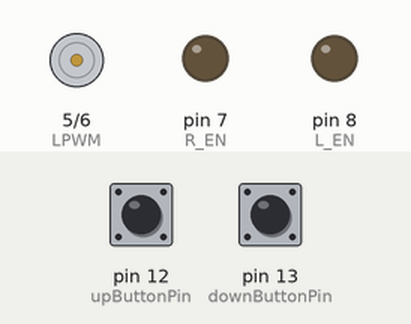
Simulated run of this sketch. Board: Arduino Uno, built with avr-gcc and run on an emulated ATmega328P. On the bench: motor-driver pin pairs drawn as motors (green arrow = first pin HIGH = forward, orange = second pin HIGH = backward, longer = more drive), output pins drawn as LEDs (lit = HIGH). The inputs (shaded band) are chosen by the test bench; at power-on: pin 12 (upButtonPin) HIGH, pin 13 (downButtonPin) HIGH.

Above: at 1.2 s.
1.3 s: pin 12 (upButtonPin) pulled LOW for 0.15 s
At 1.47 s:
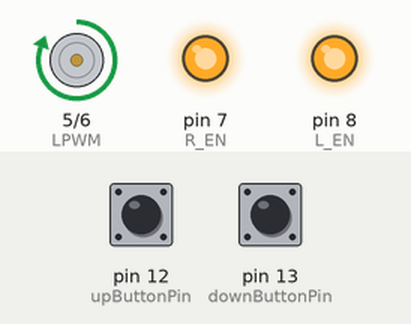
3.0 s: pin 13 (downButtonPin) pulled LOW for 0.15 s
At 3.17 s:
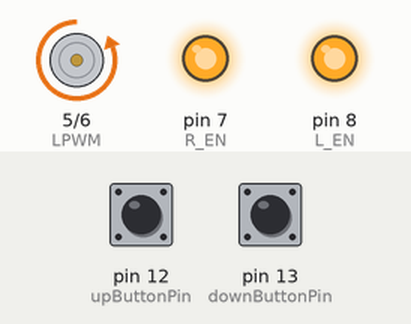
4.7 s: pin 13 (downButtonPin) pulled LOW for 3.2 s
At 9.1 s:
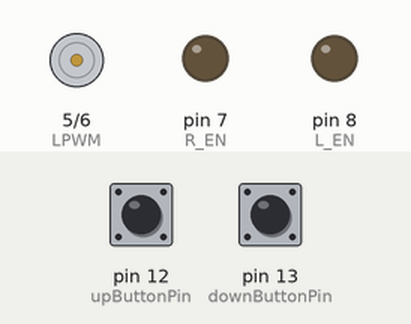
9.5 s: pin 12 (upButtonPin) pulled LOW for 3.2 s
At 10.3 s:
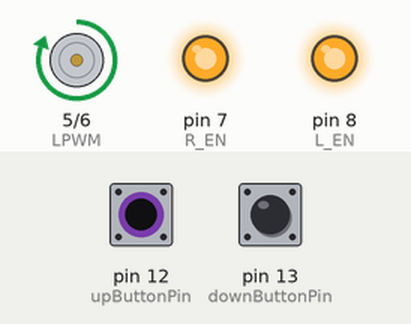
Timing chart, 0 to 14.3 s (numbered marks = the images above; inputs shaded):
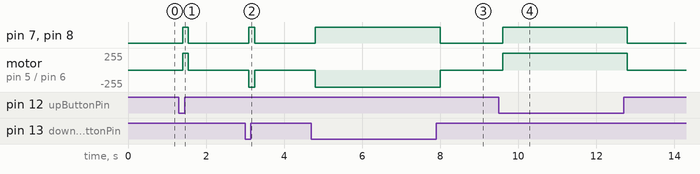

Measured:
- after the input at 1.3 s, pin 7 (R_EN), pin 8 (L_EN): LOW → HIGH after 0.10 s, → LOW 0.15 s later; motor on pin 5 (LPWM) / pin 6 (RPWM): stopped → forward 255/255 after 0.10 s, → stopped 0.15 s later
- after the input at 3.0 s, pin 7 (R_EN), pin 8 (L_EN): LOW → HIGH after 0.10 s, → LOW 0.15 s later; motor on pin 5 (LPWM) / pin 6 (RPWM): stopped → backward 255/255 after 0.10 s, → stopped 0.15 s later
- after the input at 4.7 s, pin 7 (R_EN), pin 8 (L_EN): LOW → HIGH after 0.10 s, → LOW 3.2 s later; motor on pin 5 (LPWM) / pin 6 (RPWM): stopped → backward 255/255 after 0.10 s, → stopped 3.2 s later
- after the input at 9.5 s, pin 7 (R_EN), pin 8 (L_EN): LOW → HIGH after 0.10 s, → LOW 3.2 s later; motor on pin 5 (LPWM) / pin 6 (RPWM): stopped → forward 255/255 after 0.10 s, → stopped 3.2 s later

The sketch:

windowFinal.ino
```cpp
/*
• A program to roll a car window up and down from button inputs
• Author: Henry Russell
*/

//constants for arduino pins
const int RPWM = 6;
const int LPWM = 5;
const int R_EN = 7;
const int L_EN = 8;
const int upButtonPin = 12;
const int downButtonPin = 13;
const int currentPin = A5;
// constant for debounce time
const long debounceDelay = 100;

//global variables for debouncing
int upButtonState; //keep track of up button state being high or low
int lastUpButtonState = LOW; //set initial state to unpressed
int downButtonState; //keep track of down button state being high or low
int lastDownButtonState = LOW; //set initial state to unpressed
long lastUpDebounceTime = 0; //needs to be a long because time in ms will get too large for an int
long lastDownDebounceTime = 0;

void setup() {
  //set outputs- these can be changed by the arduino
  pinMode(RPWM, OUTPUT);
  pinMode(LPWM, OUTPUT);
  pinMode(R_EN, OUTPUT);
  pinMode(L_EN, OUTPUT);

  //set inputs- these are signals to the arduino
  pinMode(upButtonPin, INPUT_PULLUP);
  pinMode(downButtonPin, INPUT_PULLUP);
  pinMode(currentPin, INPUT);

  //start with motor off in setup to avoid accidental signals
  motorOff();

  //Serial.begin(9600); include for using print statements

}

  // main loop to constantly check for button presses
void loop() {

  int upReading = digitalRead(upButtonPin); //get state of up button every loop iteration
  int downReading = digitalRead(downButtonPin); //get state of down button every loop iteration
  // float currentReading = analogRead(currentPin); //get state of current drawn every loop iteration (commented out since automatic mode is not in use yet)


  if(upReading != lastUpButtonState){ //if we detect a button press, enter
    lastUpDebounceTime = millis(); //get the number of milliseconds it has been
  }

  if ((millis()-lastUpDebounceTime) > debounceDelay){ //if the amount of time passed is greater than the debounce time, it is a genuine button press
    if (upReading != upButtonState){ //check that we have switches states
      upButtonState = upReading; //update state
    }
  }
  lastUpButtonState = upReading; //update previous state so that we can check for the next state change

    if(downReading != lastDownButtonState){ //if we detect a button press, enter
    lastDownDebounceTime = millis(); //get the number of milliseconds it has been
  }

  if ((millis()-lastDownDebounceTime) > debounceDelay){ //if the amount of time passed is greater than the debounce time, it is a genuine button press
    if (downReading != downButtonState){ //check that we have switches states
      downButtonState = downReading; //update state
    }
  }
  lastDownButtonState = downReading; //update previous state so that we can check for the next state change


  bool upPressed = (upButtonState); //boolean variable for up button being pressed vs non pressed
  bool downPressed = (downButtonState); //boolean variable for down button being pressed vs non pressed

  // Print statements for testing
  // Serial.print("Down button state: ");
  // Serial.print(downPressed);
  // Serial.print(" Up button state: ");
  // Serial.print(upPressed);
  // Serial.print(" current: ");
  // Serial.println(currentReading);

if (upPressed && !downPressed) { // UP is pressed and DOWN is NOT pressed
  // Serial.println("Up! (Debounced)"); // Use this for testing debounce
  rollUp(); //helper function to roll the window up
}
else if (downPressed && !upPressed) { // DOWN is pressed and UP is NOT pressed
  // Serial.println("Down! (Debounced)"); // Use this for testing debounce
  rollDown(); //helper function to roll the window down
}

else{ //if no buttons have been pressed (or if both are simultaneously pressed) turn the motor off
  motorOff();
}

}

//helper function to turn on motor driver and roll the motor up
void rollUp(){
    //R_EN and L_EN connects the H Bridge, allowing us to run the motor
  digitalWrite(R_EN, HIGH);
  digitalWrite(L_EN, HIGH);

  //RPWM high and LPWM low turns the motor such that the window raises
  digitalWrite(RPWM, HIGH);
  digitalWrite(LPWM, LOW);
}

//helper function to turn on motor driver and roll the motor down
void rollDown(){
    //R_EN and L_EN connects the H Bridge, allowing us to run the motor
  digitalWrite(R_EN, HIGH);
  digitalWrite(L_EN, HIGH);

  //RPWM low and LPWM high turns the motor such that the window lowers
  digitalWrite(RPWM, LOW);
  digitalWrite(LPWM, HIGH);
}

//function to kill the motor
void motorOff(){
  //shut off H-bridge
  digitalWrite(R_EN, LOW);
  digitalWrite(L_EN, LOW);

  //Turn of PWM signaling
  digitalWrite(RPWM, LOW);
  digitalWrite(LPWM, LOW);
}
```
